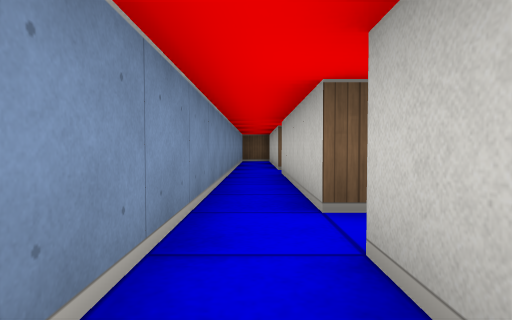
view 1 (above)

15 first-person views from a walk through a cub3D level. The camera is about half as high as the walls, tilts 2° down and sees 75° across. The floor is counted in squares. Each view is taken from the middle of a square. On the plan, view 1 faces up. The plan holds only what a view shows up to about 9 squares ahead; the rest is blank. The place goes on beyond the plan.

view 2
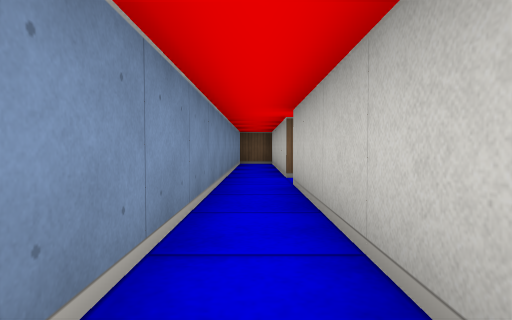

view 3
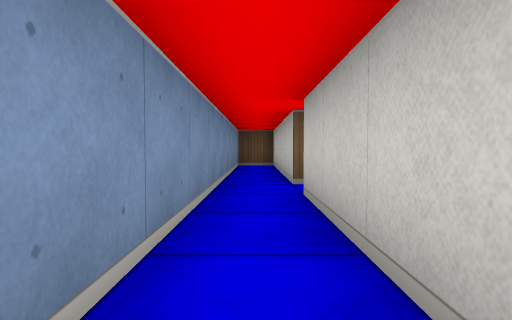

view 4
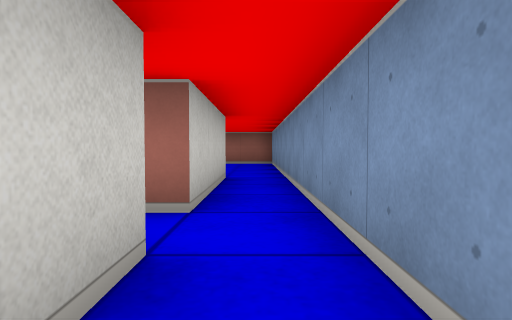

view 5
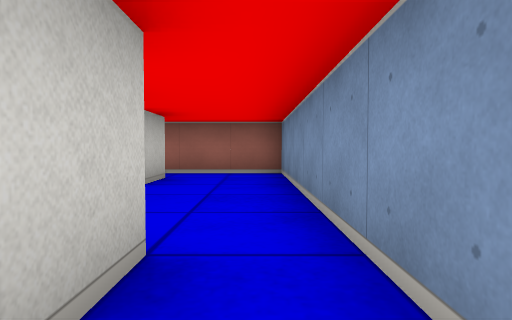

view 6
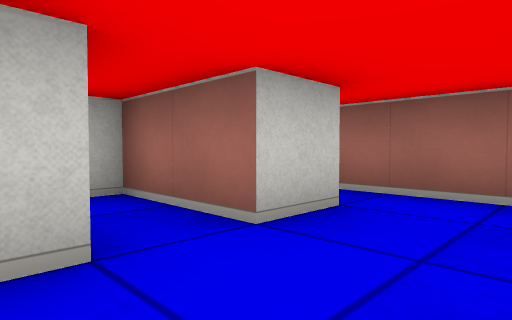

view 7
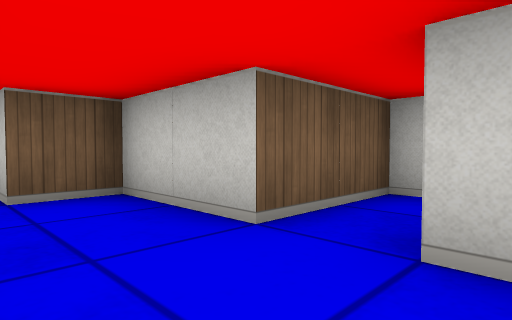

view 8
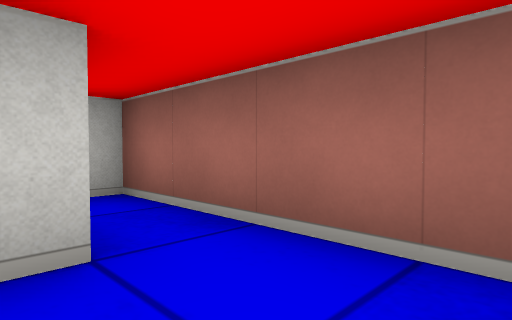

view 9
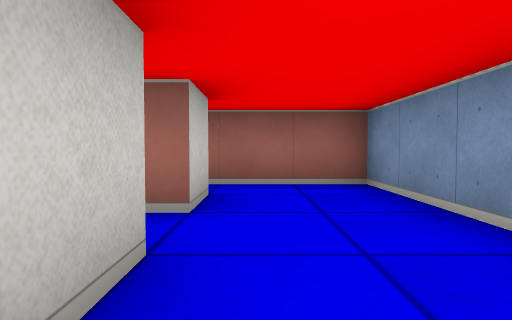

view 10
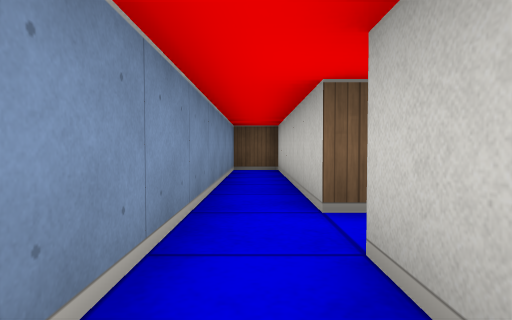

view 11
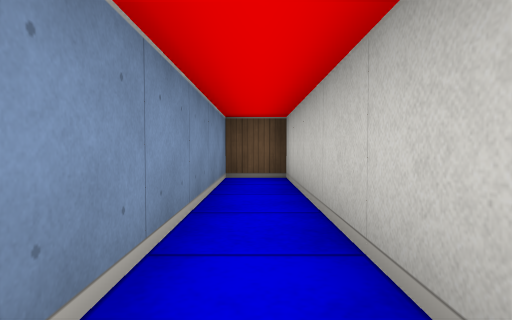

view 12
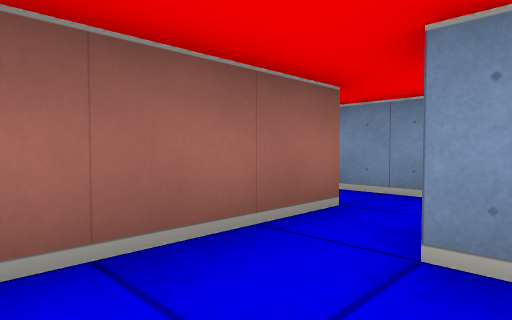

view 13
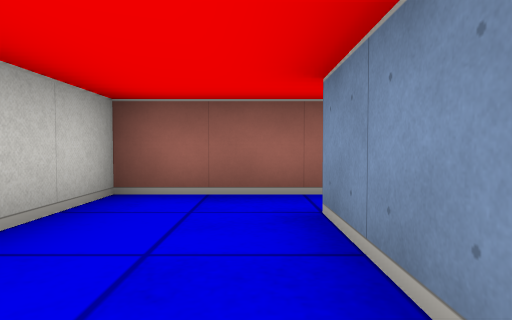

view 14
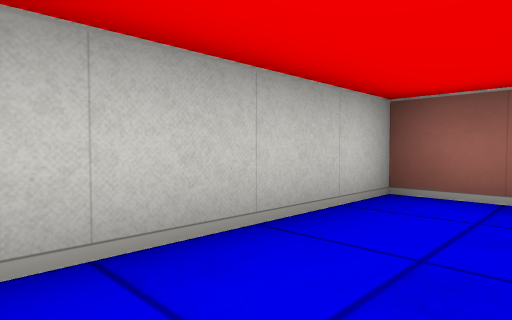

view 15
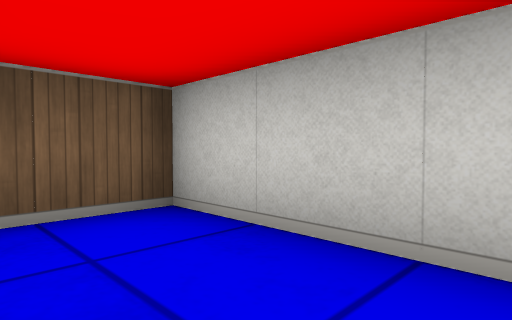

### Floor plan
Ten units are one square. View 1 is at (0, 0); x grows to the right and y downward. Boxes are objects, and circles mark ways between rooms. Rooms are numbered by the first view taken in them; rooms with no view inside come last. Other rooms are left out.
<svg viewBox="-10 -130 50 200">
<path fill="none" stroke="#000" d="M15 45 35 45 35 35 15 35 15 15 5 15 5 -15M-5 -15 -5 45M5 -75 5 -125 -5 -125 -5 -15M5 -25 5 -65 15 -65M5 -15 9 -15M15 56 15 45M-5 45 -5 65 35 65 35 61M15 -94 15 -75M15 -65 35 -65 35 -105 22 -105"/>
<circle cx="0" cy="-10" r="3" fill="#2a7"/>
<circle cx="5" cy="50" r="3" fill="#2a7"/>
<circle cx="10" cy="-70" r="3" fill="#2a7"/>
<text x="10" y="20">1</text>
<text x="0" y="-60">2</text>
<text x="10" y="60">3</text>
<text x="20" y="-90">4</text>
</svg>
Room 1 opens to room 2. Room 1 opens to room 3. Room 2 opens to room 4.

Where each view was taken, in squares from view 1:
view 1: 0 up, 0 right, facing up
view 2: 2 up, 0 right, facing up
view 3: 3 up, 0 right, facing up
view 4: 4 up, 0 right, facing down
view 5: 0 up, 0 right, facing down
view 6: 3 down, 0 right, facing down-right
view 7: 5 down, 0 right, facing up-right
view 8: 5 down, 0 right, facing down-right
view 9: 2 down, 1 right, facing down
view 10: 5 up, 0 right, facing up
view 11: 7 up, 0 right, facing up
view 12: 8 up, 3 right, facing down-left
view 13: 10 up, 2 right, facing down
view 14: 10 up, 2 right, facing down-right
view 15: 8 up, 2 right, facing up-right
